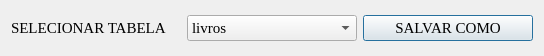
<?xml version="1.0" encoding="UTF-8"?>
<ui version="4.0">
 <class>Salvar_aquivo</class>
 <widget class="QDialog" name="Salvar_aquivo">
  <property name="geometry">
   <rect>
    <x>0</x>
    <y>0</y>
    <width>544</width>
    <height>56</height>
   </rect>
  </property>
  <property name="windowTitle">
   <string>SALVAR ARQUIVO TXT</string>
  </property>
  <layout class="QVBoxLayout" name="verticalLayout">
   <item>
    <layout class="QHBoxLayout" name="horizontalLayout">
     <item>
      <widget class="QLabel" name="label">
       <property name="font">
        <font>
         <family>Times New Roman</family>
         <pointsize>11</pointsize>
        </font>
       </property>
       <property name="text">
        <string>SELECIONAR TABELA </string>
       </property>
      </widget>
     </item>
     <item>
      <widget class="QComboBox" name="comboBox">
       <property name="font">
        <font>
         <family>Times New Roman</family>
         <pointsize>11</pointsize>
        </font>
       </property>
       <item>
        <property name="text">
         <string>livros</string>
        </property>
       </item>
       <item>
        <property name="text">
         <string>livros_em_baixa</string>
        </property>
       </item>
       <item>
        <property name="text">
         <string>cadastro_pessoas</string>
        </property>
       </item>
      </widget>
     </item>
     <item>
      <widget class="QPushButton" name="pushButton">
       <property name="font">
        <font>
         <family>Times New Roman</family>
         <pointsize>11</pointsize>
        </font>
       </property>
       <property name="text">
        <string>SALVAR COMO</string>
       </property>
      </widget>
     </item>
    </layout>
   </item>
  </layout>
 </widget>
 <resources/>
 <connections/>
</ui>
